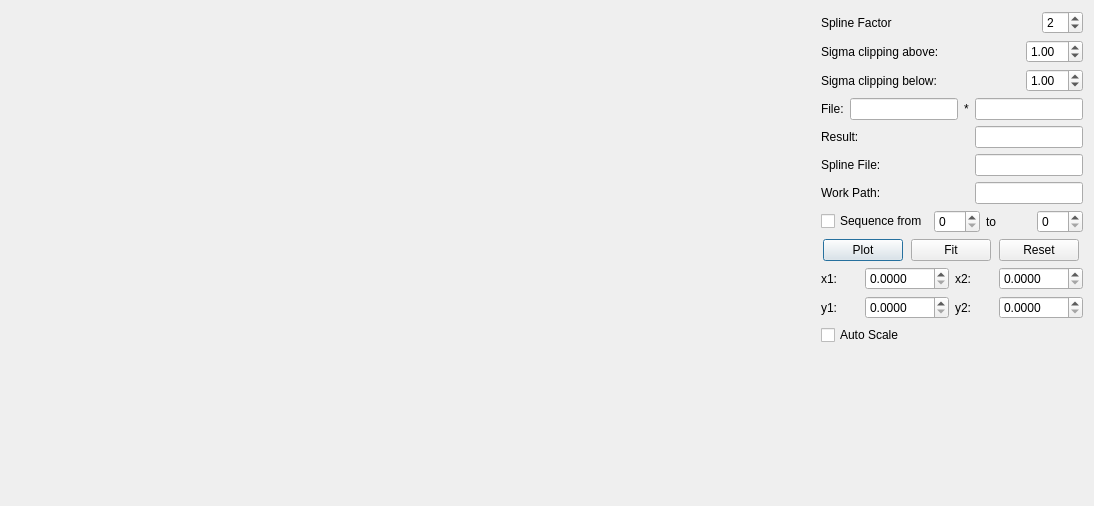
<?xml version="1.0" encoding="UTF-8"?>
<ui version="4.0">
 <class>SplineFit</class>
 <widget class="QDialog" name="SplineFit">
  <property name="geometry">
   <rect>
    <x>0</x>
    <y>0</y>
    <width>1094</width>
    <height>506</height>
   </rect>
  </property>
  <property name="windowTitle">
   <string>Dialog</string>
  </property>
  <layout class="QGridLayout" name="gridLayout">
   <item row="0" column="0">
    <widget class="QCustomPlot" name="customPlot" native="true">
     <property name="sizePolicy">
      <sizepolicy hsizetype="Expanding" vsizetype="Preferred">
       <horstretch>0</horstretch>
       <verstretch>0</verstretch>
      </sizepolicy>
     </property>
    </widget>
   </item>
   <item row="0" column="1">
    <layout class="QVBoxLayout" name="verticalLayout">
     <item>
      <layout class="QHBoxLayout" name="horizontalLayout">
       <item>
        <widget class="QLabel" name="label">
         <property name="text">
          <string>Spline Factor</string>
         </property>
        </widget>
       </item>
       <item>
        <widget class="QSpinBox" name="spinBox">
         <property name="sizePolicy">
          <sizepolicy hsizetype="Maximum" vsizetype="Fixed">
           <horstretch>0</horstretch>
           <verstretch>0</verstretch>
          </sizepolicy>
         </property>
         <property name="value">
          <number>2</number>
         </property>
        </widget>
       </item>
      </layout>
     </item>
     <item>
      <layout class="QHBoxLayout" name="horizontalLayout_2">
       <item>
        <widget class="QLabel" name="label_2">
         <property name="text">
          <string>Sigma clipping above:</string>
         </property>
        </widget>
       </item>
       <item>
        <widget class="QDoubleSpinBox" name="doubleSpinBox">
         <property name="sizePolicy">
          <sizepolicy hsizetype="Maximum" vsizetype="Fixed">
           <horstretch>0</horstretch>
           <verstretch>0</verstretch>
          </sizepolicy>
         </property>
         <property name="singleStep">
          <double>0.100000000000000</double>
         </property>
         <property name="value">
          <double>1.000000000000000</double>
         </property>
        </widget>
       </item>
      </layout>
     </item>
     <item>
      <layout class="QHBoxLayout" name="horizontalLayout_3">
       <item>
        <widget class="QLabel" name="label_3">
         <property name="text">
          <string>Sigma clipping below:</string>
         </property>
        </widget>
       </item>
       <item>
        <widget class="QDoubleSpinBox" name="doubleSpinBox_2">
         <property name="sizePolicy">
          <sizepolicy hsizetype="Maximum" vsizetype="Fixed">
           <horstretch>0</horstretch>
           <verstretch>0</verstretch>
          </sizepolicy>
         </property>
         <property name="singleStep">
          <double>0.100000000000000</double>
         </property>
         <property name="value">
          <double>1.000000000000000</double>
         </property>
        </widget>
       </item>
      </layout>
     </item>
     <item>
      <layout class="QHBoxLayout" name="horizontalLayout_5">
       <item>
        <widget class="QLabel" name="label_5">
         <property name="text">
          <string>File:</string>
         </property>
        </widget>
       </item>
       <item>
        <widget class="QLineEdit" name="lineEdit">
         <property name="sizePolicy">
          <sizepolicy hsizetype="Minimum" vsizetype="Fixed">
           <horstretch>0</horstretch>
           <verstretch>0</verstretch>
          </sizepolicy>
         </property>
        </widget>
       </item>
       <item>
        <widget class="QLabel" name="label_7">
         <property name="text">
          <string>*</string>
         </property>
        </widget>
       </item>
       <item>
        <widget class="QLineEdit" name="lineEdit_3">
         <property name="sizePolicy">
          <sizepolicy hsizetype="Minimum" vsizetype="Fixed">
           <horstretch>0</horstretch>
           <verstretch>0</verstretch>
          </sizepolicy>
         </property>
        </widget>
       </item>
      </layout>
     </item>
     <item>
      <layout class="QHBoxLayout" name="horizontalLayout_11">
       <item>
        <widget class="QLabel" name="label_13">
         <property name="text">
          <string>Result:</string>
         </property>
        </widget>
       </item>
       <item>
        <widget class="QLineEdit" name="lineEdit_5">
         <property name="sizePolicy">
          <sizepolicy hsizetype="Maximum" vsizetype="Fixed">
           <horstretch>0</horstretch>
           <verstretch>0</verstretch>
          </sizepolicy>
         </property>
        </widget>
       </item>
      </layout>
     </item>
     <item>
      <layout class="QHBoxLayout" name="horizontalLayout_10">
       <item>
        <widget class="QLabel" name="label_12">
         <property name="text">
          <string>Spline File:</string>
         </property>
        </widget>
       </item>
       <item>
        <widget class="QLineEdit" name="lineEdit_4">
         <property name="sizePolicy">
          <sizepolicy hsizetype="Maximum" vsizetype="Fixed">
           <horstretch>0</horstretch>
           <verstretch>0</verstretch>
          </sizepolicy>
         </property>
        </widget>
       </item>
      </layout>
     </item>
     <item>
      <layout class="QHBoxLayout" name="horizontalLayout_7">
       <item>
        <widget class="QLabel" name="label_6">
         <property name="text">
          <string>Work Path:</string>
         </property>
        </widget>
       </item>
       <item>
        <widget class="QLineEdit" name="lineEdit_2">
         <property name="sizePolicy">
          <sizepolicy hsizetype="Maximum" vsizetype="Fixed">
           <horstretch>0</horstretch>
           <verstretch>0</verstretch>
          </sizepolicy>
         </property>
        </widget>
       </item>
      </layout>
     </item>
     <item>
      <layout class="QHBoxLayout" name="horizontalLayout_4">
       <item>
        <widget class="QCheckBox" name="checkBox">
         <property name="text">
          <string>Sequence from</string>
         </property>
        </widget>
       </item>
       <item>
        <widget class="QSpinBox" name="spinBox_2"/>
       </item>
       <item>
        <widget class="QLabel" name="label_4">
         <property name="text">
          <string>to</string>
         </property>
        </widget>
       </item>
       <item>
        <widget class="QSpinBox" name="spinBox_3"/>
       </item>
      </layout>
     </item>
     <item>
      <layout class="QHBoxLayout" name="horizontalLayout_6">
       <item>
        <widget class="QPushButton" name="pushButton">
         <property name="sizePolicy">
          <sizepolicy hsizetype="Maximum" vsizetype="Fixed">
           <horstretch>0</horstretch>
           <verstretch>0</verstretch>
          </sizepolicy>
         </property>
         <property name="text">
          <string>Plot</string>
         </property>
        </widget>
       </item>
       <item>
        <widget class="QPushButton" name="pushButton_2">
         <property name="sizePolicy">
          <sizepolicy hsizetype="Maximum" vsizetype="Fixed">
           <horstretch>0</horstretch>
           <verstretch>0</verstretch>
          </sizepolicy>
         </property>
         <property name="text">
          <string>Fit</string>
         </property>
        </widget>
       </item>
       <item>
        <widget class="QPushButton" name="pushButton_3">
         <property name="sizePolicy">
          <sizepolicy hsizetype="Maximum" vsizetype="Fixed">
           <horstretch>0</horstretch>
           <verstretch>0</verstretch>
          </sizepolicy>
         </property>
         <property name="text">
          <string>Reset</string>
         </property>
        </widget>
       </item>
      </layout>
     </item>
     <item>
      <layout class="QHBoxLayout" name="horizontalLayout_8">
       <item>
        <widget class="QLabel" name="label_8">
         <property name="text">
          <string>x1:</string>
         </property>
        </widget>
       </item>
       <item>
        <widget class="QDoubleSpinBox" name="doubleSpinBox_3">
         <property name="decimals">
          <number>4</number>
         </property>
         <property name="maximum">
          <double>9999.989999999999782</double>
         </property>
        </widget>
       </item>
       <item>
        <widget class="QLabel" name="label_9">
         <property name="text">
          <string>x2:</string>
         </property>
        </widget>
       </item>
       <item>
        <widget class="QDoubleSpinBox" name="doubleSpinBox_4">
         <property name="decimals">
          <number>4</number>
         </property>
         <property name="maximum">
          <double>9999.989999999999782</double>
         </property>
        </widget>
       </item>
      </layout>
     </item>
     <item>
      <layout class="QHBoxLayout" name="horizontalLayout_9">
       <item>
        <widget class="QLabel" name="label_10">
         <property name="text">
          <string>y1:</string>
         </property>
        </widget>
       </item>
       <item>
        <widget class="QDoubleSpinBox" name="doubleSpinBox_5">
         <property name="decimals">
          <number>4</number>
         </property>
         <property name="maximum">
          <double>9999.989999999999782</double>
         </property>
        </widget>
       </item>
       <item>
        <widget class="QLabel" name="label_11">
         <property name="text">
          <string>y2:</string>
         </property>
        </widget>
       </item>
       <item>
        <widget class="QDoubleSpinBox" name="doubleSpinBox_6">
         <property name="decimals">
          <number>4</number>
         </property>
         <property name="maximum">
          <double>9999.989999999999782</double>
         </property>
        </widget>
       </item>
      </layout>
     </item>
     <item>
      <widget class="QCheckBox" name="checkBox_2">
       <property name="text">
        <string>Auto Scale</string>
       </property>
      </widget>
     </item>
     <item>
      <spacer name="verticalSpacer">
       <property name="orientation">
        <enum>Qt::Vertical</enum>
       </property>
       <property name="sizeHint" stdset="0">
        <size>
         <width>20</width>
         <height>40</height>
        </size>
       </property>
      </spacer>
     </item>
    </layout>
   </item>
  </layout>
 </widget>
 <customwidgets>
  <customwidget>
   <class>QCustomPlot</class>
   <extends>QWidget</extends>
   <header>qcustomplot.h</header>
   <container>1</container>
  </customwidget>
 </customwidgets>
 <resources/>
 <connections/>
</ui>
